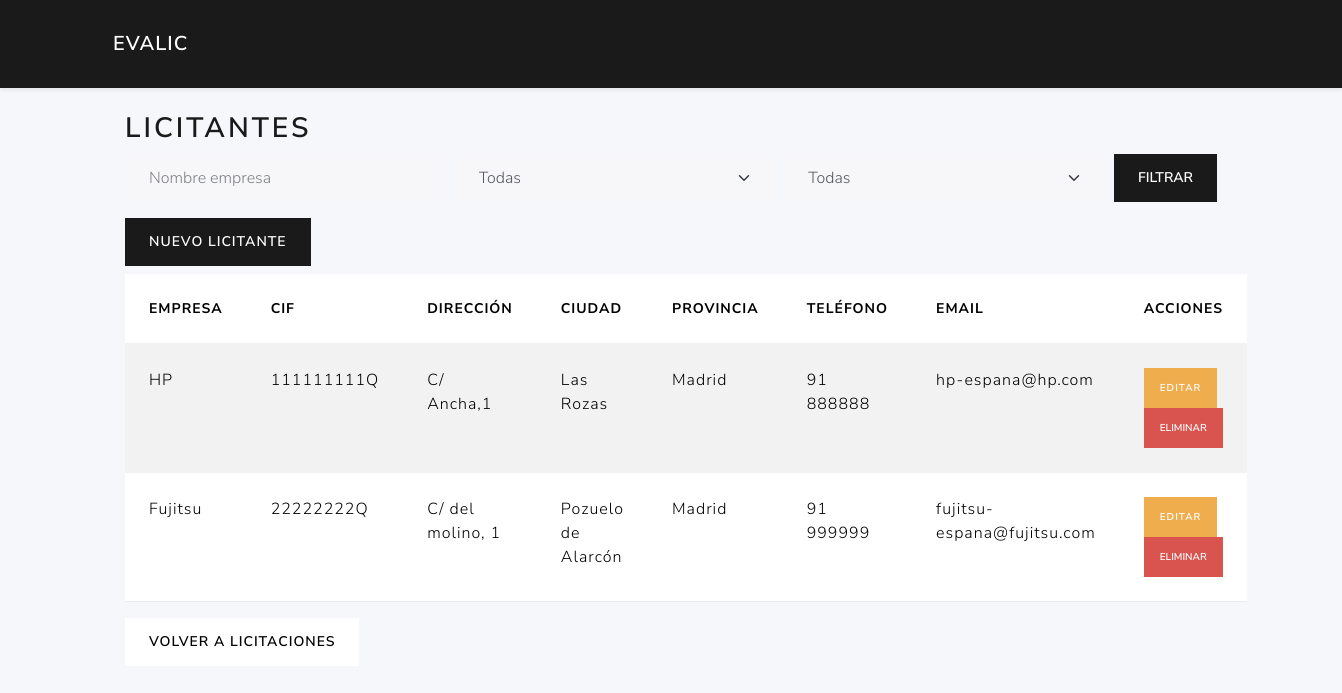
/licitantes/, run on an earlier commit of the app's database.
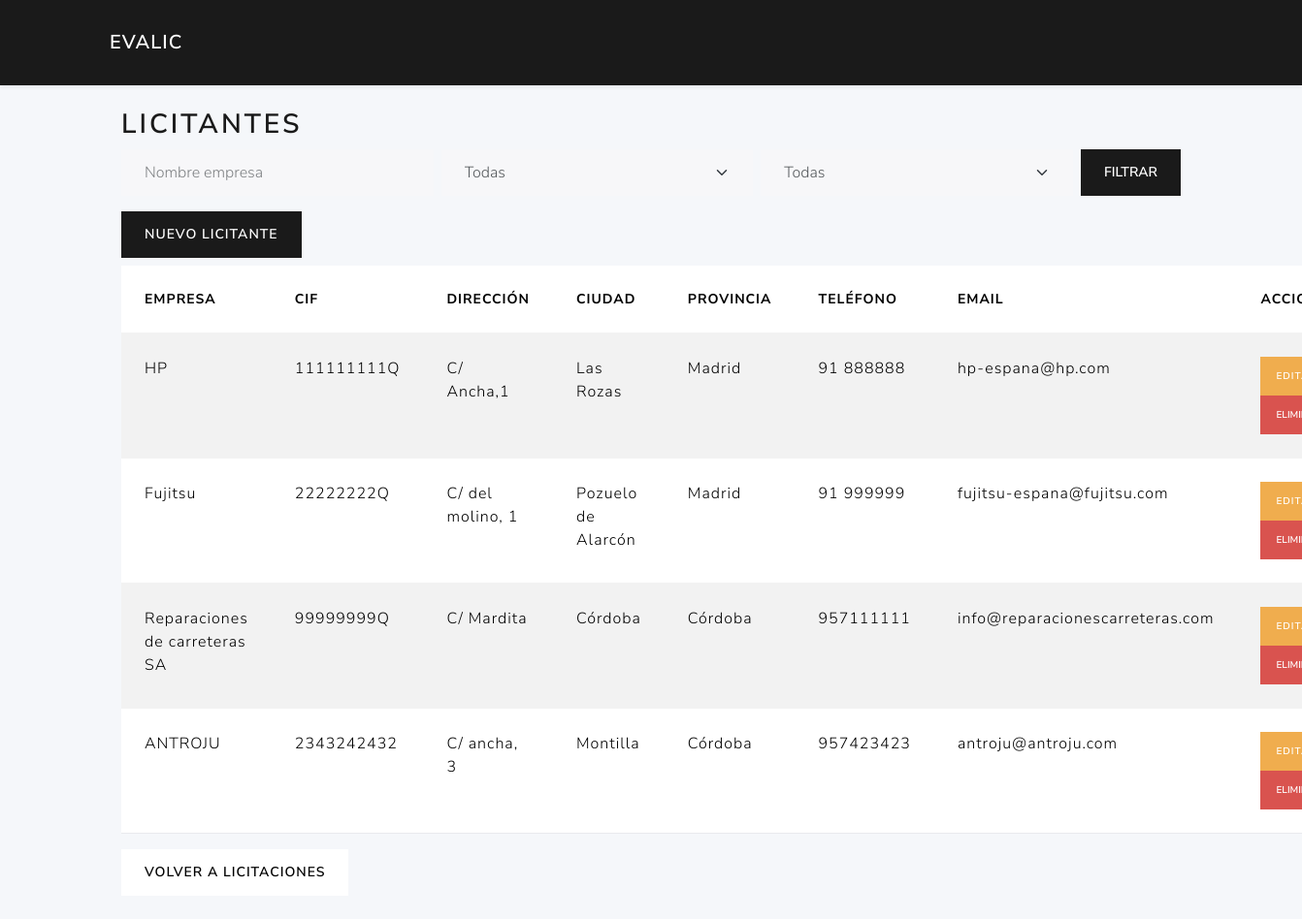
And on a later commit of the database.
### tables this page shows
CREATE TABLE licitantes (
        id  INTEGER PRIMARY KEY AUTOINCREMENT,
        nombreempresa TEXT NOT NULL,
        cif text NOT NULL,
        direccion text,
        ciudad text,
        provincia text,
        telefono text,
        email text                                                                                                                            
    );

### routes/licitantes_routes.py (the view)
@licitantes_bp.route('/')
def index():
    licitacion_id = request.args.get('licitacion_id', type=int)
    all_licitantes = list_licitantes_logic(current_app)
    lics = all_licitantes
    filtro_nombre    = request.args.get('filtro_nombre',   '').strip()
    filtro_provincia = request.args.get('filtro_provincia','')
    filtro_ciudad    = request.args.get('filtro_ciudad',   '')
    if filtro_nombre:
        lics = [
            l for l in lics
            if filtro_nombre.lower() in (l['nombreempresa'] or '').lower()
        ]
    if filtro_provincia:
        lics = [
            l for l in lics
            if l['provincia'] == filtro_provincia
        ]
    if filtro_ciudad:
        lics = [
            l for l in lics
            if filtro_ciudad.lower() in (l['ciudad'] or '').lower()
        ]
    provincias = sorted({l['provincia'] for l in all_licitantes if l['provincia']})
    ciudades   = sorted({l['ciudad']    for l in all_licitantes if l['ciudad']})
    return render_template(
        'licitantes/index.html',
        licitantes=lics,
        licitacion_id=licitacion_id,
        provincias=provincias,
        ciudades=ciudades,
        request=request
    )

### app.py (called while the page is built)
def create_app():
    app = Flask(__name__)
    app.permanent_session_lifetime = timedelta(hours=1)  # Sesión permanente por 1 hora
    app.config.from_object(Config)
    @app.context_processor
    def utility_processor():
        from flask import request, url_for
        def url_for_other_page(page):
            args = request.args.copy()
            args['page'] = page
            return url_for('licitaciones.index', **args)
        return dict(url_for_other_page=url_for_other_page)
    app.teardown_appcontext(close_connection)
    with app.app_context():
        init_db(app)
    app.register_blueprint(auth_bp)
    app.register_blueprint(user_bp)
    app.register_blueprint(licitaciones_bp)
    app.register_blueprint(ofertas_bp)
    app.register_blueprint(licitantes_bp)
    app.register_blueprint(evaluador_bp)
    app.register_blueprint(criterios_bp)
    return app

### models/dao.py (called while the page is built)
def close_connection(exception):
    db = getattr(g, '_database', None)
    if db is not None:
        db.close()

def get_db(app):
    if 'sqlite_db' not in g:
        g.sqlite_db = sqlite3.connect(
            app.config['DATABASE'],
            detect_types=sqlite3.PARSE_DECLTYPES
        )
        g.sqlite_db.row_factory = sqlite3.Row
    return g.sqlite_db

### models/licitantes_data.py (called while the page is built)
def list_licitantes(db):
    cur = db.execute(
        "SELECT id, nombreempresa, cif, direccion, ciudad, provincia, telefono, email FROM licitantes ORDER BY id"
    )
    return cur.fetchall()

### services/licitante_service.py (called while the page is built)
def list_licitantes_logic(app):
    db = get_db(app)
    return list_licitantes(db)

### templates/licitantes/index.html (shortened to what this page needs)
{% extends 'base.html' %}
{% block content %}
<div class="container">
  <h2>Licitantes</h2>
  <form method="get" class="row g-2 mb-3 align-items-end">
    <div class="col">
      <input
        type="text"
        class="form-control"
        id="filtro_nombre"
        name="filtro_nombre"
        placeholder="Nombre empresa"
        value="{{ request.args.get('filtro_nombre','') }}"
      >
    </div>
    <div class="col">
      <select
        class="form-select"
        id="filtro_provincia"
        name="filtro_provincia"
      >
        <option value="">Todas</option>
      </select>
    </div>
    <div class="col">
      <select
        class="form-select"
        id="filtro_ciudad"
        name="filtro_ciudad"
      >
        <option value="">Todas</option>
      </select>
    </div>
    <div class="col-auto ms-auto">
      <button type="submit" class="btn btn-primary">Filtrar</button>
    </div>
  </form>
  <a href="{{ url_for('licitantes.new') }}" class="btn btn-primary mb-2">Nuevo Licitante</a>
  <table class="table table-striped">
    <thead>
      <tr>
        <th>Empresa</th>
        <th>CIF</th>
        <th>Dirección</th>
        <th>Ciudad</th>
        <th>Provincia</th>
        <th>Teléfono</th>
        <th>Email</th>
        <th>Acciones</th>
      </tr>
    </thead>
    <tbody>
      {% for lic in licitantes %}
      <tr>
        <td>{{ lic.nombreempresa }}</td>
        <td>{{ lic.cif }}</td>
        <td>{{ lic.direccion }}</td>
        <td>{{ lic.ciudad }}</td>
        <td>{{ lic.provincia }}</td>
        <td>{{ lic.telefono }}</td>
        <td>{{ lic.email }}</td>
        <td>
          <a href="{{ url_for('licitantes.edit', id=lic.id) }}" class="btn btn-sm btn-warning">Editar</a>
          <form method="post" action="{{ url_for('licitantes.delete', id=lic.id) }}" style="display:inline">
            <button class="btn btn-sm btn-danger" onclick="return confirm('Eliminar licitante?')">Eliminar</button>
          </form>
        </td>
      </tr>
      {% endfor %}
    </tbody>
  </table>
  {% if licitacion_id %}
  <a href="{{ url_for('ofertas.index', licitacion_id=licitacion_id) }}" class="btn btn-secondary">
    Volver a Ofertas
  </a>
{% else %}
  <a href="{{ url_for('licitaciones.index') }}" class="btn btn-secondary">
    Volver a Licitaciones
  </a>
{% endif %}
</div>
{% endblock %}

### templates/base.html (shortened to what this page needs)
<!doctype html>
<html lang="es">
<head>
  <link href="https://cdn.jsdelivr.net/npm/bootswatch@5.3.0/dist/lux/bootstrap.min.css"
        rel="stylesheet">
</head>
<body>
  <nav class="navbar navbar-expand-lg navbar-dark bg-primary shadow-sm">
    <div class="container">
    {% if session.get('role_id') == 1 %}
      <a class="navbar-brand" href="{{ url_for('user.dashboard') }}">EvaLic</a>
    {% elif session.get('role_id') == 2 %}
      <a class="navbar-brand" href="{{ url_for('licitaciones.index') }}">EvaLic</a>
    {% elif session.get('role_id') == 3 %}
      <a class="navbar-brand" href="{{ url_for('evaluador.index') }}">EvaLic</a>
    {% else %}
      <a class="navbar-brand" href="{{ url_for('auth.login') }}">EvaLic</a>
    {% endif %}
    </div>
  </nav>
  <main class="container py-4">
    {% block content %}{% endblock %}
  </main>
</body>
</html>

### templates/base.html (style rules this page uses)
body { background:#f5f7fa; }
.navbar-brand { font-weight:600; }

What changed in the data, as far as the page shows it:
added licitantes: nombreempresa "Reparaciones de carreteras SA", cif "99999999Q", direccion "C/ Mardita", ciudad "Córdoba", provincia "Córdoba", telefono "957111111", email "info@reparacionescarreteras.com"
added licitantes: nombreempresa "ANTROJU", cif "2343242432", direccion "C/ ancha, 3", ciudad "Montilla", provincia "Córdoba", telefono "957423423", email "antroju@antroju.com"
